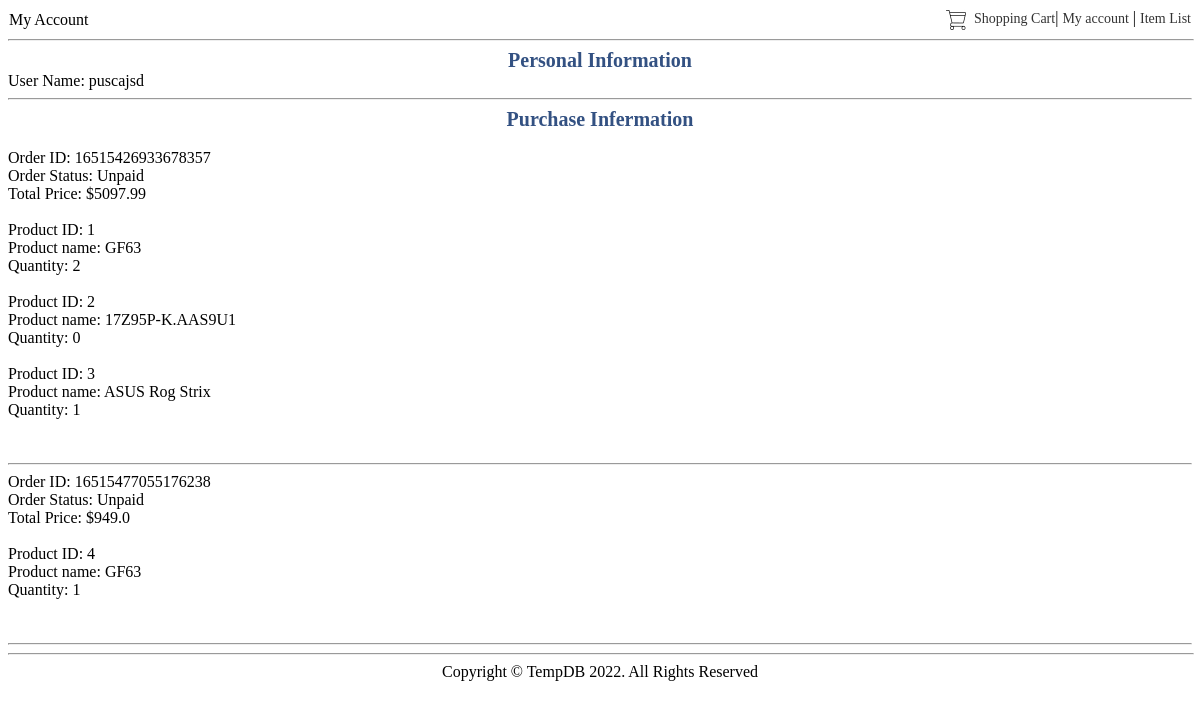
/account (signed in), run on the app's committed database.
### app/models.py (models this page shows)
class Orders(Base):
    __tablename__ = 'orders'
    id = Column('id', String(20), primary_key=True)
    user_name = Column('user_name', String(20))
    orderdate = Column('order_date', String(20))
    status = Column('status', Integer)
    total = Column('total', Float)
    orderLineItems = relationship('OrderLineItem')

class OrderLineItem(Base):
    __tablename__ = 'orderLineItems'
    id = Column('id', Integer, primary_key=True)
    quantity = Column('quantity', Integer)
    subtotal = Column('sub_total', Float)
    goodsid = Column('goodsid', ForeignKey('goods.id'))
    orderid = Column('orderid', ForeignKey('orders.id'))
    orders = relationship('Orders', backref='OrderLineItem')
    goods = relationship('Goods', backref='OrderLineItem')

class Goods(Base):
    __tablename__ = 'goods'
    id = Column('id', Integer, primary_key=True)
    name = Column('name', String(100), nullable=False)
    price = Column('price', Float)
    description = Column('description', String(200))
    brand = Column('brand', String(30))
    cpubrand = Column('cpu_brand', String(30))
    cputype = Column('cpu_type', String(30))
    memorycapacity = Column('memory_capacity', String(30))
    hdcapacity = Column('hd_capacity', String(30))
    cardmodel = Column('card_model', String(30))
    displaysize = Column('displaysize', String(30))
    image = Column('image', String(100))
    orderLineItems = relationship('OrderLineItem')

### app/views.py (the view)
@app.route('/account', methods=['GET', 'POST'])
def show_account():
    dt = session['customer']['name']
    c = db.session.query(Orders).filter_by(user_name =session['customer']['name'])
    msg = []
    for i in c:
        msg.append(i.id)
    return render_template('account.html', nm = dt, od = c)

### app/templates/account.html (shortened to what this page needs)
{% extends "base2.html" %}
{% block body %}
<table width="100%" border="0" align="center">
    <td width="616">My Account</td>
    {% include 'goods_header.html' %}
</table>
<hr width="100%"/>
<tr>
    <div class="text3" align="center">Personal Information</div>
    User Name: {{nm}}
</tr><HR>
<div class="text3" align="center">Purchase Infermation</div>
<br>
{% for i in od %}
    <tr  >
        Order ID: <td class="col1">{{ i.id}}</td></br>
        {%if i.status == 1%}
        Order Status: <td class="col2">Unpaid</td></br>
        {%else%}
        Order Status: <td class="col2">Paid</td></br>
        {%endif%}
        Total Price: $<td class="col1">{{ i.total }}</td></br>
        {% for j in i.OrderLineItem %}</br>
        Product ID: <td class="col1">{{ j.id}}</td></br>
        Product name: <td class="col2">{{ j.goods.name}}</td></br>
        Quantity: <td class="col3">{{ j.quantity}}</td>
        {% endfor %}</br></br>
        <HR>
    </tr>
{% endfor %}
{% endblock %}

### app/static/css/public.css (style rules this page uses)
.text3 { color: #335182; font-weight: bold; font-size: 20px; }

### app/templates/account.html (style rules this page uses)
table { border-collapse: collapse; }

### data on the page
Orders: id "16515426933678357", shows "Order Status:", status "Unpaid", total "5097.99"
OrderLineItem: id "1", goods.name "GF63", quantity "2"
OrderLineItem: id "2", goods.name "17Z95P-K.AAS9U1", quantity "0"
OrderLineItem: id "3", goods.name "ASUS Rog Strix", quantity "1"
Orders: id "16515477055176238", shows "Order Status:", status "Unpaid", total "949.0"
OrderLineItem: id "4", goods.name "GF63", quantity "1"

### other printed values
{{ nm }} "puscajsd"
